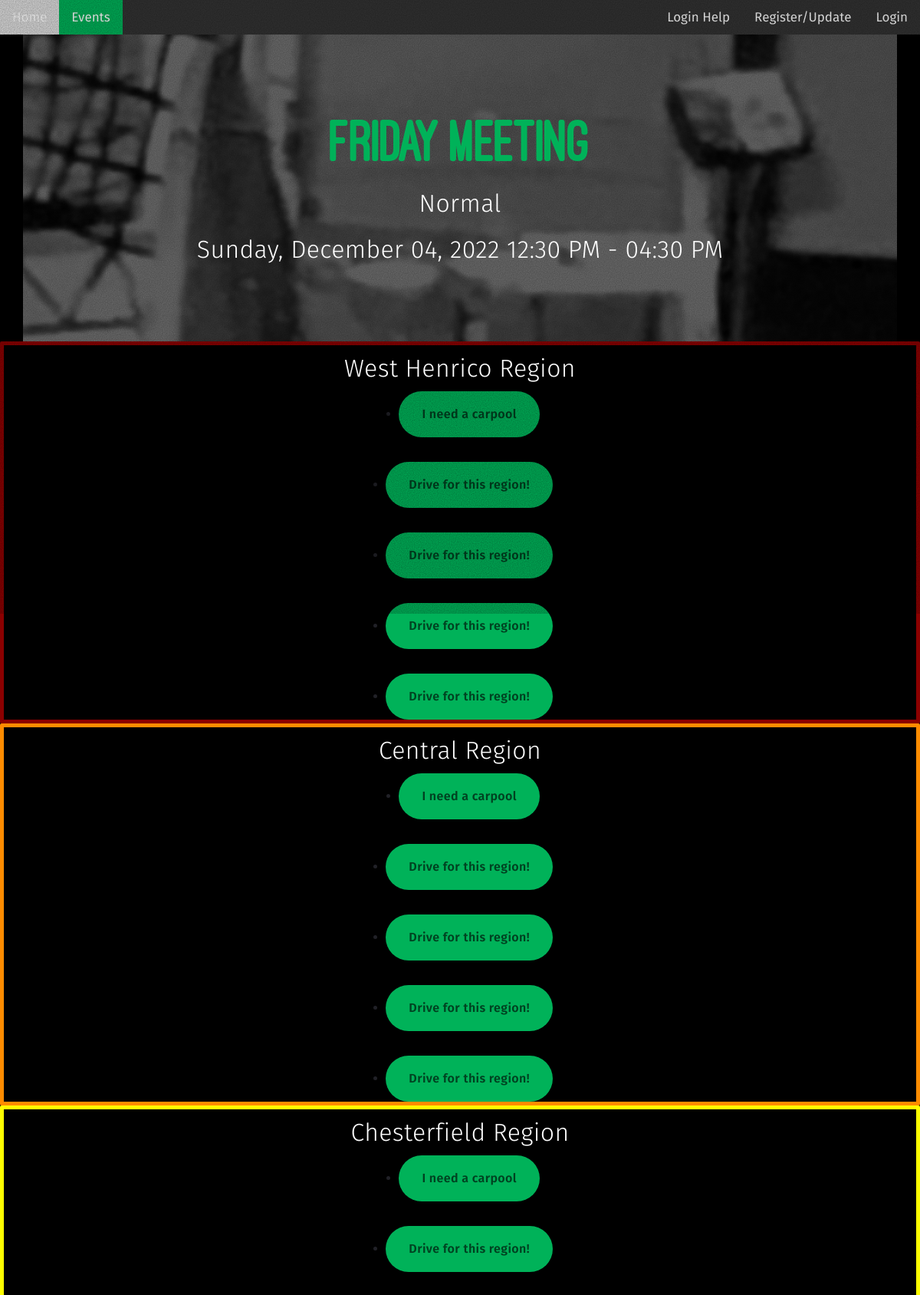
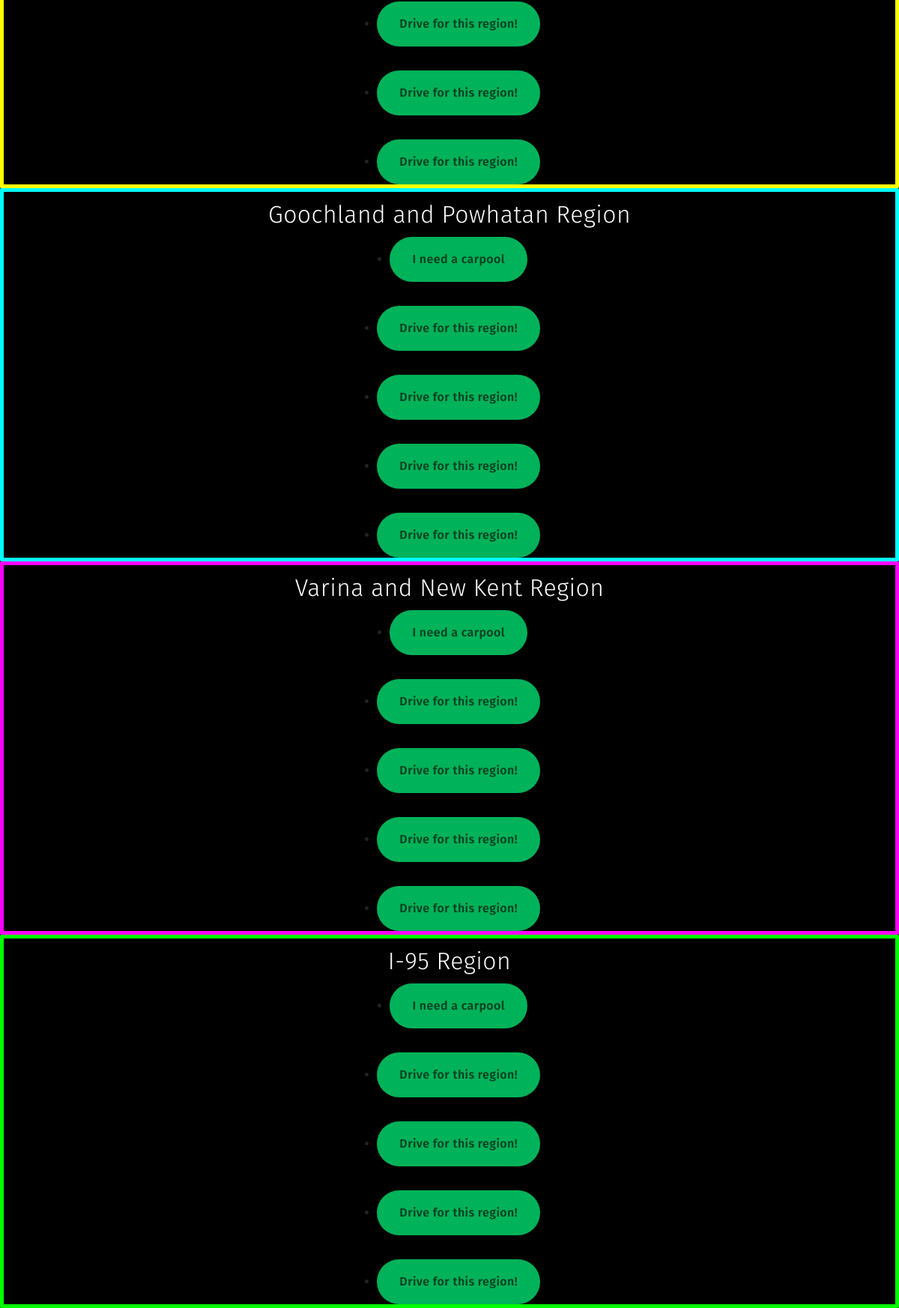
Screenshot of /event/1 with the database file from the repository (2 pictures, top to bottom).
### carpooling/models.py (models this page shows, shortened)
class Event(db.Model):
    __tablename__ = 'events'
    index = db.Column(db.Integer, primary_key=True)
    event_name = db.Column(db.String, nullable=False)
    event_date = db.Column(db.DateTime, nullable=False)
    event_start_time = db.Column(db.DateTime, nullable=False)
    event_end_time = db.Column(db.DateTime, nullable=False)
    event_location = db.Column(db.String, nullable=False, default='Maggie Walker Governor\'s School')
    event_description = db.Column(db.String, nullable=True)
    user_id = db.Column(db.Integer, db.ForeignKey('users.id'), nullable=True)
    user = db.relationship('User', backref=db.backref('events', lazy=True))
    passengers_needing_ride = db.relationship('Passenger', secondary='passenger_event_links', lazy=True)
    def get_description(self):
        if self.event_description is None:
            return ''
        return self.event_description
    def get_date(self):
        return self.event_date.strftime('%A, %B %d, %Y')
    def get_times(self):
        return f'{self.event_start_time.strftime("%I:%M %p")} - {self.event_end_time.strftime("%I:%M %p")}'

class Region(db.Model):
    __tablename__ = 'regions'
    name = db.Column(db.String, primary_key=True)
    dropoff_location = db.Column(db.String, nullable=False)
    color = db.Column(db.String, nullable=False, default='#fff')
    def get_carpools_in_event(self, event: Event):
        return [carpool for carpool in self.carpools if carpool.event == event]

class Carpool(db.Model):
    __tablename__ = 'carpools'
    index = db.Column(db.Integer, primary_key=True)
    driver_index = db.Column(db.Integer, db.ForeignKey('drivers.index'), nullable=True)
    driver = db.relationship('Driver', backref=db.backref('carpools', lazy=True))
    num_passengers = db.Column(db.Integer, nullable=False)
    event_index = db.Column(db.Integer, db.ForeignKey('events.index'), nullable=False)
    event = db.relationship('Event', backref=db.backref('carpools', lazy=True))
    destination = db.Column(db.String, nullable=False)
    extra_information = db.Column(db.String)
    region = db.relationship('Region', backref=db.backref('carpools'), lazy=True)
    region_name = db.Column(db.String, db.ForeignKey('regions.name'), nullable=False)
    passengers = db.relationship('Passenger', secondary='passenger_carpool_links', overlaps='carpools')
    def has_driver(self):
        return self.driver is not None

### carpooling/routes/main_routes.py (the view)
@main_blueprint.route('/event/<event_index>')
def event_page(event_index):
    try:
        event = Event.query.get(event_index)
    except:  # the event doesn't exist
        redirect(url_for('main.events_page'))
    return render_template('event_template.html', event=event, regions=Region.query.all(), user=current_user)

### carpooling/templates/event_template.html (shortened to what this page needs)
{% extends 'bases/webflow_base.html' %}
{% set title = event.event_name.capitalize() %}
{% set active_page='events' %}
{% block subtitle %}{{event.get_description()}} <br> {{event.get_date()}} {{event.get_times()}}{% endblock %}
{% block main %}
{% for region in regions%}
<div class="regiondiv" style="border-color:{{region.color}}">
    <h3 class="style2">{{region.name}} Region</h3>
    {% if user.is_authenticated %}
    {% if user.passenger_profile.region_name == region.name %}
    {% if user.passenger_profile in event.passengers_needing_ride %}
    <div class="style1">
        <ul class="style1 buttons">
            <li>
        <a href="#" class="closedbutton n01">
            <span class="label">Carpool Requested</span>
        </a>
            </li>
        </ul>
    </div>
    {% else %}
    <div class="style1">
        <ul class="style1 buttons">
            <li>
        <a href="{{ url_for('main.passenger_carpool_request_page', event_index=event.index, region_name=region.name)}}" onclick="confirm_sign_up_for_carpool(event)" class="button n01">
            <span class="label">I need a carpool</span>
        </a>
            </li>
        </ul>
    </div>
    {% endif %}
    {% endif %}
    {% else %}
    <div class="style1">
        <ul class="style1 buttons">
            <li>
        <a href="{{ url_for('main.passenger_carpool_request_page', event_index=event.index, region_name=region.name)}}" onclick="confirm_sign_up_for_carpool(event)" class="button n01">
            <span class="label">I need a carpool</span>
        </a>
            </li>
        </ul>
    </div>
    {% endif %}
    {% for carpool in region.get_carpools_in_event(event) %}
        {% if carpool.has_driver() %}
        <div class="style1">
        <p class="style2"> Ride with <a href= "{{url_for('main.driver_page', firstname=carpool.driver.first_name, lastname=carpool.driver.last_name )}}"> {{carpool.driver.first_name.capitalize()}} {{carpool.driver.last_name.capitalize()}}</a> </p>
        <ul id="buttons01" class="style1 buttons">
            <li>
        {% for i in range(carpool.num_passengers) %}
            {% if carpool.get_passenger_number_name(i) !='Open' %}
            <a class="closedbutton n01">
                <span class="label"> {{carpool.get_passenger_number_name(i)}} </span>
            </a>
            {% else %}
            <a onclick="is_same_person(event, '{{carpool.driver}}')" href="{{ url_for('main.passenger_carpool_signup_page', carpool_index = carpool.index)}}" class="button n01">
                <span class="label">{{carpool.get_passenger_number_name(i)}} </span>
                </a>
            {% endif %}
        {% endfor %}
            </li>
        </ul>
        <p class = "style2"> Dropoff Location: {{carpool.get_dropoff_location()}} </p>
        </div>
        {% else %}
        <br>
        <br>
        <div class="style1">
            <ul class="style1 buttons">
                <li>
            <a href="{{ url_for('main.driver_carpool_signup_page', carpool_index = carpool.index)}}" onclick="confirm_valid_driver(event)" class="button n01">
                <span class="label">Drive for this region!</span>
            </a>
                </li>
            </ul>
        </div>
        {% endif %}
    {% endfor %}
</div>
{% endfor %}
{% endblock %}

### carpooling/templates/bases/webflow_base.html (shortened to what this page needs)
<!DOCTYPE html>
<html data-wf-domain="sarahs-dandy-site.webflow.io" data-wf-page="633db6b20fc68522b30e41f4"
    data-wf-site="633db6b20fc685cfcc0e41e2">
<head>
    <link href="{{ url_for('static', filename='events_style.css')}}" rel="stylesheet" type="text/css" />
    <link href="{{ url_for('static', filename='carrdstyle.css')}}" rel="stylesheet" type="text/css" />
</head>
<body class="body">
    <div class="page-content">
        <div class="topnav">
            <a class="{{ 'active' if active_page == 'home' else '' }}" href="{{ url_for('main.home_page') }}">Home</a>
            <a class = "{{ 'active' if active_page == 'events' else '' }}" href="{{ url_for('main.events_page') }}">Events</a>
            {% if user.is_authenticated %}
            <a class="{{ 'active user-info' if active_page == 'user_profile' else 'user-info' }}"
                href="{{ url_for('auth.user_profile_page', user_id=user.id) }}">{{ user.first_name.capitalize() }}
                {{user.last_name.capitalize()}}</a>
            <a class="{{ 'active user-info' if active_page == 'logout' else 'user-info' }}"
                onclick="confirm_logout(event)" href="{{ url_for('main.home_page', logout=True) }}">Logout</a>
            <a class="{{ 'active user-info' if active_page == 'carpools' else 'user-info' }}"
                href="{{url_for('main.manage_carpools_page')}}">Manage Carpools </a>
            {% else %}
            <a class="{{ 'active user-info' if active_page == 'login' else 'user-info' }}"
                href="{{ url_for('auth.login_page') }}">Login</a>
            <a class="{{ 'active user-info' if active_page == 'register' else 'user-info' }}"
                href="{{url_for('auth.generic_register_page')}}">Register/Update</a>
            <a class="{{ 'active user-info' if active_page == 'login_help' else 'user-info' }}"
                href="{{url_for('auth.login_help_page')}}">Login Help</a>
            {% endif %}
        </div>
    </div>
    <div class="banner">
        <div class="banner-second">
            <div class="container center w-container">
                <div class="align-center">
                    <h1 class="style1">
                        {{title}}
                    </h1>
                    <h2 class="style2">{% block subtitle %}{% endblock %}</h2>
                </div>
            </div>
        </div>
    </div>
    <div class="style1">
        {% block main %}{% endblock %}
    </div>
</body>
</html>

### rows the page displays
Event: event_name "Friday meeting", get_description "Normal", get_date "Sunday, December 04, 2022", get_times "12:30 PM - 04:30 PM"
Region: name "West Henrico"
Region: name "Central"
Region: name "Chesterfield"
Region: name "Goochland and Powhatan"
Region: name "Varina and New Kent"
Region: name "I-95"
